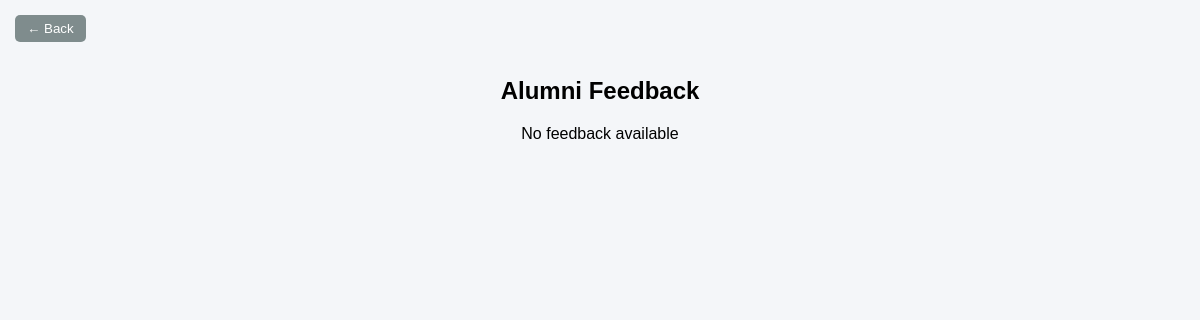
Page /alumni_app/admin/feedback/ (signed in) on the earlier database version.
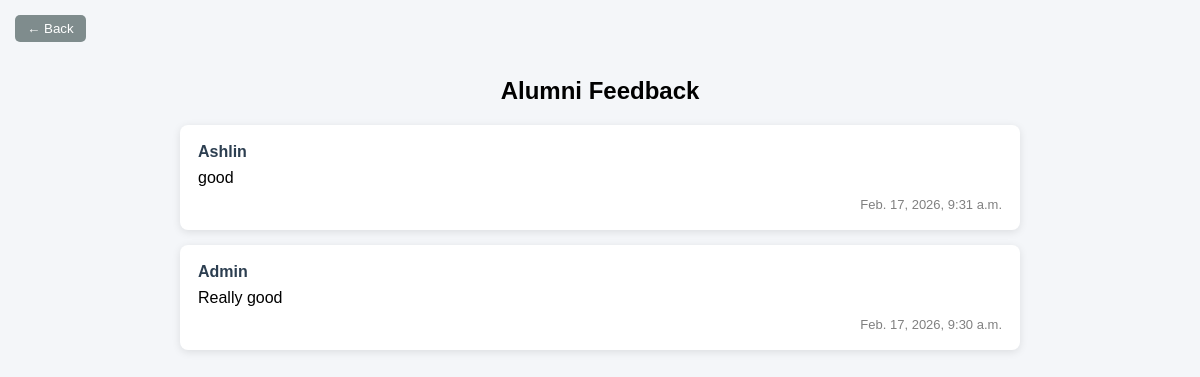
Same page on the later database version.
### Alumni_app/models.py (models this page shows, shortened)
class Feedback(models.Model):
    user = models.ForeignKey(User, on_delete=models.CASCADE)
    message = models.TextField()
    created_at = models.DateTimeField(auto_now_add=True)

### Alumni_app/views.py (the view)
# urls.py: path('admin/feedback/', views.admin_feedback, name='admin_feedback'),
@login_required
def admin_feedback(request):
    feedbacks = Feedback.objects.all().order_by('-created_at')
    return render(request, "admin_feedback.html", {"feedbacks": feedbacks})

### Alumni_app/templates/admin_feedback.html (shortened to what this page needs)
{% load static %}
<!DOCTYPE html>
<html>
<head>
    <link rel="stylesheet" href="{% static 'admin_feedback.css' %}">
</head>
<body>
<div class="top-bar">
    <a href="{% url 'admin_dashboard' %}">
        <button class="back-btn">← Back</button>
    </a>
</div>
<div class="parent-container">
    <h2>Alumni Feedback</h2>
    {% for fb in feedbacks %}
        <div class="feedback-card">
            <div class="username">{{ fb.user.username }}</div>
            <div class="message">{{ fb.message }}</div>
            <div class="date">{{ fb.created_at }}</div>
        </div>
    {% empty %}
        <p style="text-align:center;">No feedback available</p>
    {% endfor %}
</div>
</body>
</html>

### Alumni_app/static/admin_feedback.css (style rules this page uses)
body { font-family: Arial, Helvetica, sans-serif; background-color: #f4f6f9; margin: 0; }
.top-bar { padding: 15px; }
.back-btn { background-color: #7f8c8d; color: white; border: none; padding: 6px 12px; border-radius: 5px; cursor: pointer; }
.parent-container { width: 70%; margin: auto; }
h2 { text-align: center; margin-bottom: 20px; }
.feedback-card { background: white; padding: 18px; border-radius: 8px; margin-bottom: 15px; box-shadow: 0px 2px 8px rgba(0,0,0,0.1); }
.username { font-weight: bold; color: #2c3e50; margin-bottom: 8px; }
.message { margin-bottom: 10px; }
.date { font-size: 13px; color: gray; text-align: right; }

Differences in the rows shown:
added Feedback: user.username "Ashlin", message "good", created_at "Feb. 17, 2026, 9:31 a.m."
added Feedback: user.username "Admin", message "Really good", created_at "Feb. 17, 2026, 9:30 a.m."
Other differences:
text no longer shown: "No feedback available"
